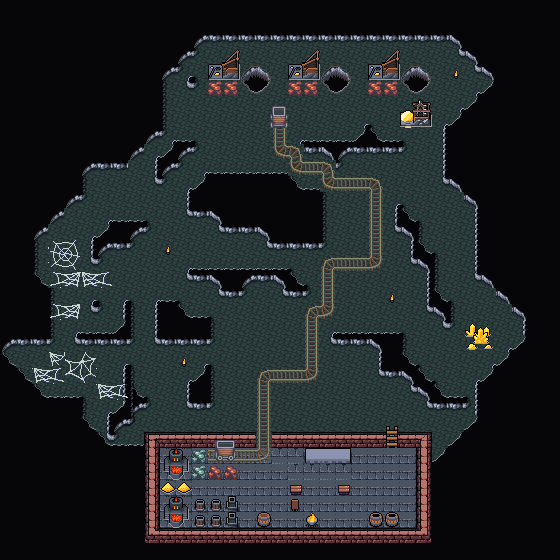

A level layout from a 2D game, rendered from its tile map. Below: a short description, then the map file with tile-grid data replaced by summaries:
An orthogonal 35x35 tile map with 16x16 px tiles, 5 tile layers (Collision, Background, Wall, Clutter, ...), 4 tilesets and 41 objects.

<map version="1.10" tiledversion="1.10.1" orientation="orthogonal" renderorder="right-down" width="35" height="35" tilewidth="16" tileheight="16" infinite="0" nextlayerid="27" nextobjectid="231">
 <editorsettings>
  <export format="tmx" />
 </editorsettings>
 <tileset firstgid="1" source="../../tileset/main.tsx" />
 <tileset firstgid="10113" source="../../tileset/buildings.tsx" />
 <tileset firstgid="11905" source="../../tileset/FarmFood.tsx" />
 <tileset firstgid="16001" source="../../tileset/dungeon.tsx" />
 <layer id="26" name="Collision" width="35" height="35">
  <data>[1225 cells, 77 non-empty, 4 distinct tile ids]</data>
 </layer>
 <layer id="22" name="Background" width="35" height="35">
  <data>[1225 cells, 1188 non-empty, 9 distinct tile ids]</data>
 </layer>
 <layer id="23" name="Wall" width="35" height="35">
  <data>[1225 cells, 194 non-empty, 28 distinct tile ids]</data>
 </layer>
 <layer id="24" name="Clutter" width="35" height="35">
  <data>[1225 cells, 73 non-empty, 34 distinct tile ids]</data>
 </layer>
 <layer id="25" name="Clutter Biss" width="35" height="35">
  <properties>
   <property name="spriteLayer" type="bool" value="true" />
  </properties>
  <data>[1225 cells, 288 non-empty, 54 distinct tile ids]</data>
 </layer>
 <objectgroup id="12" name="Objects" opacity="0.9" offsetx="3.15789" offsety="7.89474">
  <object id="115" template="../../obj/gold.tx" x="447.713" y="382.537" />
  <object id="118" template="../../obj/enemy.tx" x="300.193" y="358.245">
   <properties>
    <property name="enemy" value="Human elite" />
    <property name="spawn.Easy" type="bool" value="false" />
    <property name="spawn.Normal" type="bool" value="true" />
    <property name="threatRange" type="int" value="40" />
    <property name="waypoints" value="206,213,206,190,183,214,205,214,183,190" />
   </properties>
  </object>
  <object id="137" template="../../obj/enemy.tx" x="407.763" y="152.73">
   <properties>
    <property name="enemy" value="Dwarf Demolisher" />
    <property name="threatRange" type="int" value="40" />
   </properties>
  </object>
  <object id="162" template="../../obj/enemy.tx" x="295.842" y="475.772">
   <properties>
    <property name="enemy" value="Sand Guardian" />
    <property name="threatRange" type="int" value="20" />
   </properties>
  </object>
  <object id="163" template="../../obj/waypoint.tx" x="417.342" y="340.105" />
  <object id="176" template="../../obj/waypoint.tx" x="215.342" y="355.605" />
  <object id="178" template="../../obj/enemy.tx" x="332.175" y="105.438">
   <properties>
    <property name="effect">{ "startBattleWithCard": [ "Tome of the Infinite","Thayan Evokers"]
}</property>
    <property name="enemy" value="Conjurer" />
    <property name="reward">[
  {
    "type": "item",
    "probability": 1,
    "count": 1,
    "itemName": "Outer Gate Key"
  }
]
</property>
    <property name="threatRange" type="int" value="40" />
   </properties>
  </object>
  <object id="179" template="../../obj/waypoint.tx" x="180.342" y="117.105" />
  <object id="180" template="../../obj/waypoint.tx" x="95.0087" y="198.272" />
  <object id="181" template="../../obj/waypoint.tx" x="432.342" y="215.605" />
  <object id="183" template="../../obj/waypoint.tx" x="363.842" y="262.605" />
  <object id="184" template="../../obj/waypoint.tx" x="225.342" y="251.605" />
  <object id="185" template="../../obj/manashards.tx" x="402.887" y="196.423" />
  <object id="186" template="../../obj/manashards.tx" x="122.797" y="182.787" />
  <object id="190" template="../../obj/waypoint.tx" x="317.342" y="262.605" />
  <object id="197" template="../../obj/door_up.tx" x="369.675" y="465.438" width="31" height="14.3333">
   <properties>
    <property name="direction" value="down" />
    <property name="teleport" value="../common/maps/map/zedruu/zedruu_f1.tmx" />
   </properties>
  </object>
  <object id="201" template="../../obj/enemy.tx" x="270.342" y="69.105">
   <properties>
    <property name="enemy" value="Construct" />
    <property name="spawn.Easy" type="bool" value="false" />
    <property name="spawn.Normal" type="bool" value="true" />
    <property name="threatRange" type="int" value="40" />
   </properties>
  </object>
  <object id="203" template="../../obj/waypoint.tx" x="58.1753" y="311.605" />
  <object id="204" template="../../obj/waypoint.tx" x="50.8421" y="352.105" />
  <object id="205" template="../../obj/waypoint.tx" x="321.842" y="182.105" />
  <object id="206" template="../../obj/waypoint.tx" x="295.842" y="374.605" />
  <object id="207" template="../../obj/enemy.tx" x="349.675" y="294.772">
   <properties>
    <property name="enemy" value="Dwarf Demolisher" />
    <property name="threatRange" type="int" value="40" />
    <property name="waypoints" value="183,163" />
   </properties>
  </object>
  <object id="209" template="../../obj/enemy.tx" x="53.6753" y="269.272">
   <properties>
    <property name="enemy" value="Cave Spider" />
    <property name="threatRange" type="int" value="20" />
    <property name="waypoints" value="203,227,180,227" />
   </properties>
  </object>
  <object id="210" template="../../obj/enemy.tx" x="70.3421" y="363.938">
   <properties>
    <property name="enemy" value="Cave Spider" />
    <property name="threatRange" type="int" value="20" />
    <property name="waypoints" value="224,204" />
   </properties>
  </object>
  <object id="212" template="../../obj/enemy.tx" x="340.342" y="202.605">
   <properties>
    <property name="enemy" value="Human elite" />
    <property name="spawn.Easy" type="bool" value="false" />
    <property name="spawn.Normal" type="bool" value="true" />
    <property name="threatRange" type="int" value="40" />
    <property name="waypoints" value="205,214,183,190,206,213,206,190,183,214" />
   </properties>
  </object>
  <object id="213" template="../../obj/waypoint.tx" x="250.842" y="376.105" />
  <object id="214" template="../../obj/waypoint.tx" x="365.342" y="184.105" />
  <object id="215" template="../../obj/booster.tx" x="9.34211" y="353.605">
   <properties>
    <property name="reward">[
  {
    "editions": [ "A25" ],
    "type": "card",
    "count": 10,
    "rarity": [ "Common" ]
  },
  {
    "editions": [ "A25" ],
    "type": "card",
    "count": 3,
    "rarity": [ "Uncommon" ]
  },
  {
    "editions": [ "A25" ],
    "type": "card",
    "count": 1,
    "rarity": [ "Rare", "Mythic Rare" ]
  }
]
</property>
   </properties>
  </object>
  <object id="216" template="../../obj/booster.tx" x="320.842" y="52.605">
   <properties>
    <property name="reward">[
  {
    "editions": [ "A25" ],
    "type": "card",
    "count": 10,
    "rarity": [ "Common" ]
  },
  {
    "editions": [ "A25" ],
    "type": "card",
    "count": 3,
    "rarity": [ "Uncommon" ]
  },
  {
    "editions": [ "A25" ],
    "type": "card",
    "count": 1,
    "rarity": [ "Rare", "Mythic Rare" ]
  }
]
</property>
   </properties>
  </object>
  <object id="217" template="../../obj/booster.tx" x="439.342" y="284.105">
   <properties>
    <property name="reward">[
  {
    "editions": [ "A25" ],
    "type": "card",
    "count": 10,
    "rarity": [ "Common" ]
  },
  {
    "editions": [ "A25" ],
    "type": "card",
    "count": 3,
    "rarity": [ "Uncommon" ]
  },
  {
    "editions": [ "A25" ],
    "type": "card",
    "count": 1,
    "rarity": [ "Rare", "Mythic Rare" ]
  }
]
</property>
   </properties>
  </object>
  <object id="218" template="../../obj/waypoint.tx" x="447.842" y="87.4386" />
  <object id="219" template="../../obj/waypoint.tx" x="178.842" y="81.1053" />
  <object id="220" template="../../obj/waypoint.tx" x="417.842" y="134.439" />
  <object id="221" template="../../obj/waypoint.tx" x="490.175" y="316.105" />
  </objectgroup>
</map>
<!-- 7 of 41 objects omitted -->
